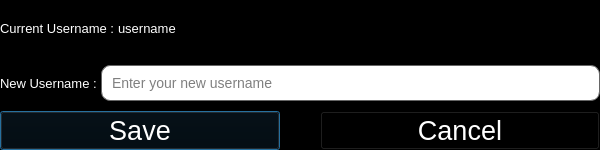
<?xml version="1.0" encoding="UTF-8"?>
<ui version="4.0">
 <class>Dialog</class>
 <widget class="QDialog" name="Dialog">
  <property name="geometry">
   <rect>
    <x>0</x>
    <y>0</y>
    <width>600</width>
    <height>150</height>
   </rect>
  </property>
  <property name="maximumSize">
   <size>
    <width>600</width>
    <height>150</height>
   </size>
  </property>
  <property name="windowTitle">
   <string>Dialog</string>
  </property>
  <property name="styleSheet">
   <string notr="true">background-color:black;</string>
  </property>
  <layout class="QVBoxLayout" name="verticalLayout">
   <property name="spacing">
    <number>0</number>
   </property>
   <property name="leftMargin">
    <number>0</number>
   </property>
   <property name="topMargin">
    <number>0</number>
   </property>
   <property name="rightMargin">
    <number>0</number>
   </property>
   <property name="bottomMargin">
    <number>0</number>
   </property>
   <item>
    <layout class="QHBoxLayout" name="currentusername">
     <item>
      <widget class="QWidget" name="currentusernamewidget" native="true">
       <layout class="QHBoxLayout" name="horizontalLayout" stretch="1,1,0">
        <property name="spacing">
         <number>0</number>
        </property>
        <property name="leftMargin">
         <number>0</number>
        </property>
        <property name="topMargin">
         <number>0</number>
        </property>
        <property name="rightMargin">
         <number>0</number>
        </property>
        <property name="bottomMargin">
         <number>0</number>
        </property>
        <item>
         <widget class="QLabel" name="currentusername_title">
          <property name="styleSheet">
           <string notr="true">font:10pt;
color:white;</string>
          </property>
          <property name="text">
           <string>Current Username : </string>
          </property>
         </widget>
        </item>
        <item>
         <widget class="QLabel" name="username_exist">
          <property name="styleSheet">
           <string notr="true">font:10pt;
color:white;
</string>
          </property>
          <property name="text">
           <string>username</string>
          </property>
         </widget>
        </item>
        <item>
         <spacer name="horizontalSpacer">
          <property name="orientation">
           <enum>Qt::Horizontal</enum>
          </property>
          <property name="sizeHint" stdset="0">
           <size>
            <width>485</width>
            <height>20</height>
           </size>
          </property>
         </spacer>
        </item>
       </layout>
      </widget>
     </item>
    </layout>
   </item>
   <item>
    <layout class="QHBoxLayout" name="newusername">
     <item>
      <widget class="QWidget" name="newusernamewidget" native="true">
       <layout class="QHBoxLayout" name="horizontalLayout_2" stretch="0,0">
        <property name="spacing">
         <number>0</number>
        </property>
        <property name="leftMargin">
         <number>0</number>
        </property>
        <property name="topMargin">
         <number>0</number>
        </property>
        <property name="rightMargin">
         <number>0</number>
        </property>
        <property name="bottomMargin">
         <number>0</number>
        </property>
        <item>
         <widget class="QLabel" name="newusername_title">
          <property name="styleSheet">
           <string notr="true">font:10pt;
color:white;</string>
          </property>
          <property name="text">
           <string>New Username : </string>
          </property>
         </widget>
        </item>
        <item>
         <widget class="QLineEdit" name="username_input">
          <property name="styleSheet">
           <string notr="true">background-color: #ffffff;
color: #000000;             
border: 1px solid #666666;     
border-radius:9px;
padding: 8px;
font-size: 14px;</string>
          </property>
          <property name="placeholderText">
           <string>Enter your new username</string>
          </property>
         </widget>
        </item>
       </layout>
      </widget>
     </item>
    </layout>
   </item>
   <item>
    <layout class="QHBoxLayout" name="buttonlayout">
     <property name="spacing">
      <number>40</number>
     </property>
     <item>
      <widget class="QPushButton" name="savebutton_username">
       <property name="styleSheet">
        <string notr="true">color:white;
font:20pt;</string>
       </property>
       <property name="text">
        <string>Save</string>
       </property>
      </widget>
     </item>
     <item>
      <widget class="QPushButton" name="cancelbutton_username">
       <property name="styleSheet">
        <string notr="true">color:white;
font:20pt;</string>
       </property>
       <property name="text">
        <string>Cancel</string>
       </property>
      </widget>
     </item>
    </layout>
   </item>
  </layout>
 </widget>
 <resources/>
 <connections/>
</ui>
